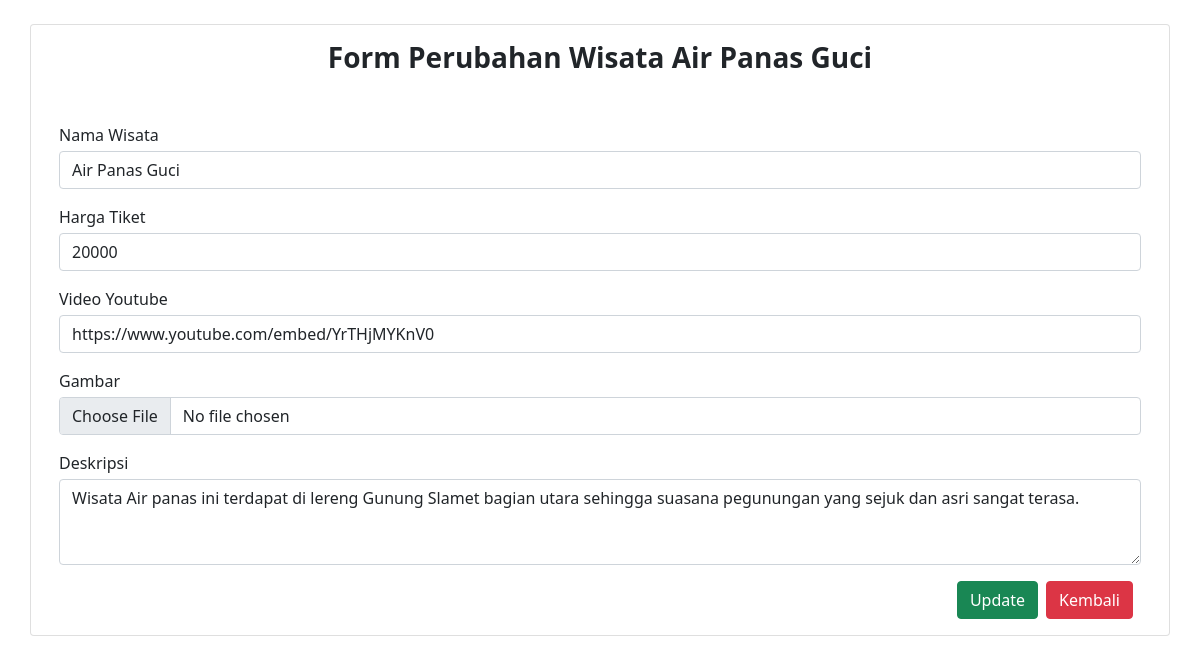
Screenshot of /editwisata.php?id=23 with the database file from the repository.
### tables this page shows
CREATE TABLE `wisata` (
  `wisata_id` int(11) NOT NULL,
  `nama_wisata` varchar(255) DEFAULT NULL,
  `deskripsi` text DEFAULT NULL,
  `harga` int(6) DEFAULT NULL,
  `visitors` int(10) NOT NULL DEFAULT 0,
  `gambar` varchar(255) DEFAULT NULL,
  `youtube` varchar(255) DEFAULT NULL
);

### models/Wisata.php (called while the page is built, shortened)
<?php
require_once __DIR__.'/../connection.php';
class Wisata {
    protected $table = 'wisata';
    public function detail($id) {
        global $conn;
        $query = "SELECT * FROM $this->table WHERE wisata_id = $id";
        return $conn->query($query)->fetch_assoc();
    }
}

### editwisata.php (the view, shortened to what this page needs)
<?php
    require __DIR__.'/connection.php';
    include_once __DIR__.'/models/Wisata.php';
    $wisata = new Wisata;
    $value = $wisata->detail($_GET['id']);
?>
<!DOCTYPE html>
<html>
<head>
    <link rel="stylesheet" type="text/css" href="assets/css/bootstrap.min.css">
</head>
<body>
    <div class="container py-4">
        <div class="row">
            <div class="card">
                <div class="card-body">
                    <form action="" method="POST" enctype="multipart/form-data">
                        <div class="text-center mb-5"><h3><b>Form Perubahan Wisata <?= $value['nama_wisata'] ?></b></h3></div>
                        <label class="mb-1">Nama Wisata</label>
                        <input type="text" class="form-control mb-3" name="nama" required value="<?= $value['nama_wisata'] ?>">
                        <label class="mb-1">Harga Tiket</label>
                        <input type="number" class="form-control mb-3" name="harga" required value="<?= $value['harga'] ?>">
                        <label class="mb-1">Video Youtube</label>
                        <input type="text" class="form-control mb-3" name="youtube" value="<?= $value['youtube'] ?>">
                        <label class="mb-1">Gambar</label>
                        <input type="file" class="form-control mb-3" name="gambar" required>
                        <label class="mb-1">Deskripsi</label>
                        <textarea class="form-control mb-3" name="deskripsi" rows="3"><?= $value['deskripsi'] ?></textarea>
                        <div class="d-flex flex-row-reverse">
                            <a href="admin.php" class="btn btn-danger mx-2">Kembali</a>
                            <button type="submit" class="btn btn-success" name="update">Update</button>
                        </div>
                    </form>
                </div>
            </div>
        </div>
    </div>
</body>
</html>

### rows the page displays
wisata: nama_wisata "Air Panas Guci", nama "Air Panas Guci", harga "20000", youtube "https://www.youtube.com/embed/YrTHjMYKnV0", deskripsi "Wisata Air panas ini terdapat di lereng Gunung Slamet bagian utara sehingga suasana pegunungan yang sejuk dan asri sangat terasa."
